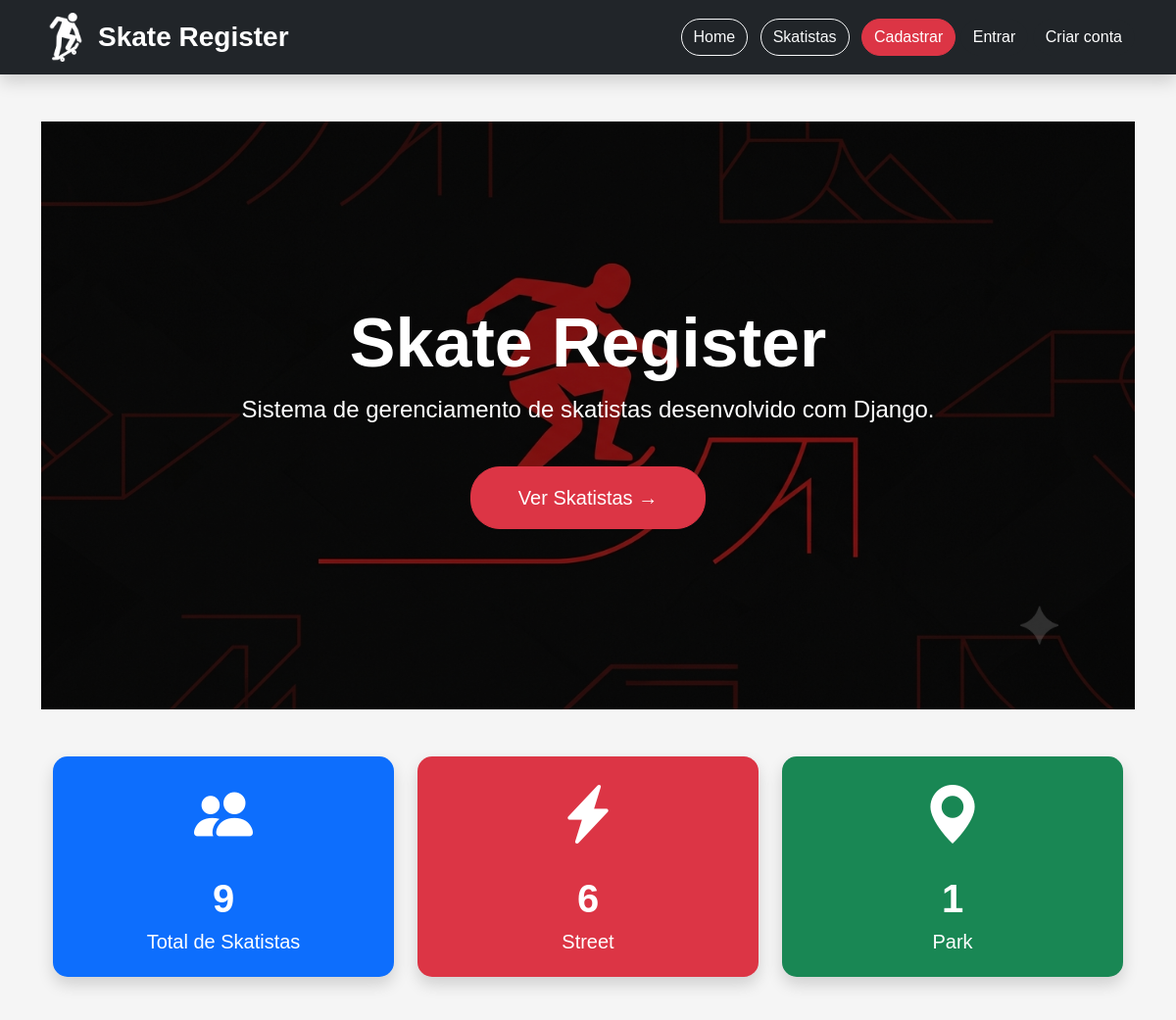
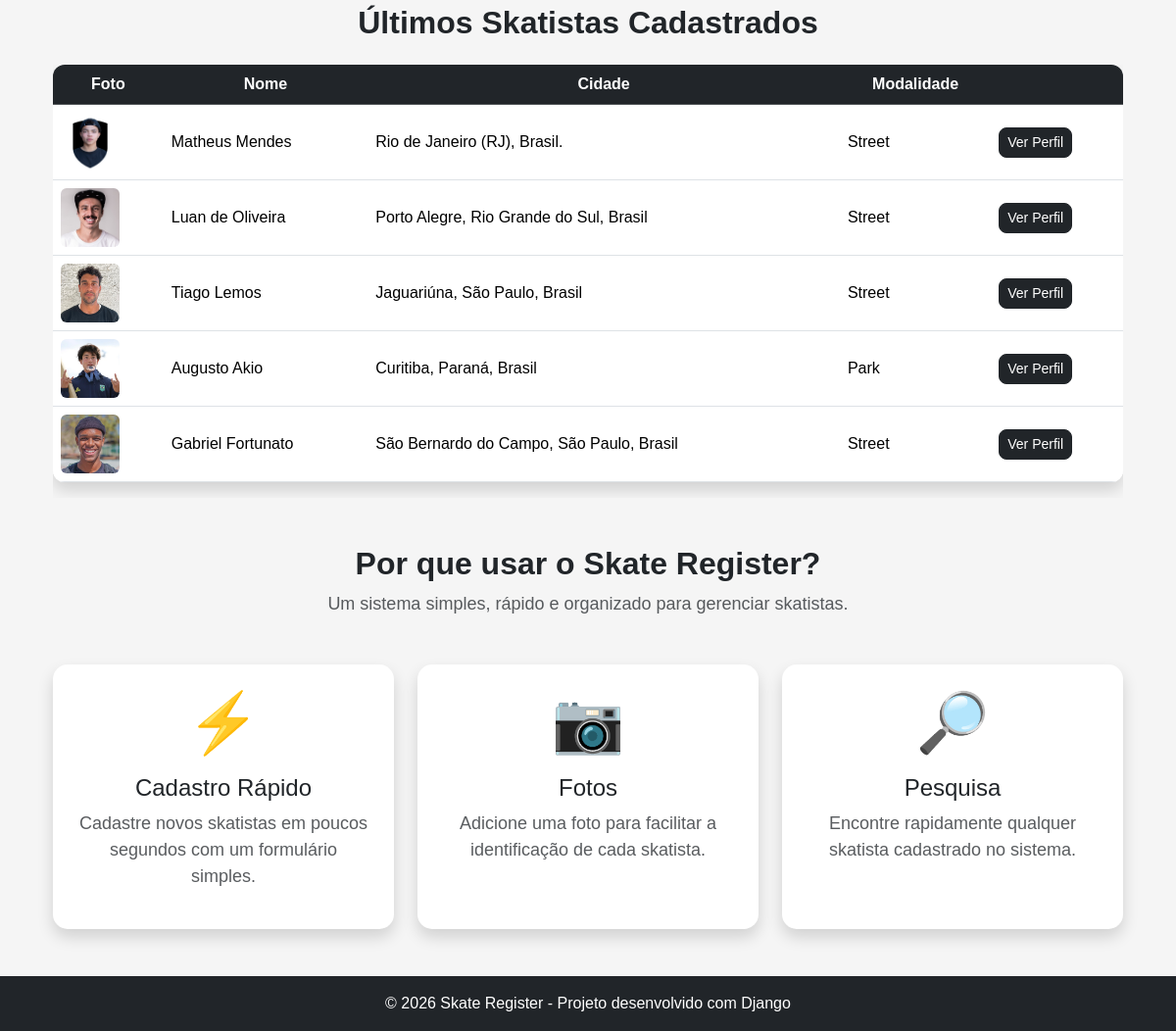
The page / on the database its author committed (2 pictures, top to bottom).
### cadastro/models.py (models this page shows, shortened)
class Skatista(models.Model):
    nome = models.CharField(max_length=100)
    idade = models.PositiveIntegerField()
    cidade = models.CharField(max_length=100)
    MODALIDADES = [
        ('Street', 'Street'),
        ('Park', 'Park'),
        ('Vert', 'Vert'),
        ('Bowl', 'Bowl'),
    ]
    modalidade = models.CharField(max_length=20, choices=MODALIDADES)
    NIVEIS = [
        ('Iniciante' , 'Iniciante'),
        ('Intermediário' , 'Intermediário'),
        ('Avançado' , 'Avançado'),
    ]
    nivel = models.CharField(max_length=20, choices=NIVEIS)
    foto = models.ImageField(upload_to='fotos/', blank=True, null=True)

### cadastro/views.py (the view)
# urls.py: path('', views.home, name='home'),
def home(request):
    total = Skatista.objects.count()
    street = Skatista.objects.filter(modalidade="Street").count()
    park = Skatista.objects.filter(modalidade="Park").count()
    ultimos = Skatista.objects.order_by("-id")[:5]
    return render(
        request,
        "cadastro/home.html",
        {
            "total": total,
            "street": street,
            "park": park,
            "ultimos": ultimos,
        },
    )

### cadastro/templates/cadastro/home.html
{% extends 'cadastro/base.html' %}
{% block content %}
<div class="hero">
    <div class="conteudo">
        <h1>Skate Register</h1>
        <p>
            Sistema de gerenciamento de skatistas desenvolvido com Django.
        </p>
        <a href="{% url 'lista_skatistas' %}"
            class="btn btn-danger btn-lg px-5 py-3 mt-4">
            Ver Skatistas →
        </a>
    </div>
</div>
<div class="container mt-5">
    <div class="row g-4">
        <div class="col-md-4">
            <div class="card text-white bg-primary shadow h-100">
                <div class="card-body text-center">
                    <i class="bi bi-people-fill card-icon"></i>
                    <h2>{{ total }}</h2>
                    <h5>Total de Skatistas</h5>
                </div>
            </div>
        </div>
        <div class="col-md-4">
            <div class="card text-white bg-danger shadow h-100">
                <div class="card-body text-center">
                    <i class="bi bi-lightning-charge-fill card-icon"></i>
                    <h2>{{ street }}</h2>
                    <h5>Street</h5>
                </div>
            </div>
        </div>
        <div class="col-md-4">
            <div class="card text-white bg-success shadow h-100">
                <div class="card-body text-center">
                    <i class="bi bi-geo-alt-fill card-icon"></i>
                    <h2>{{ park }}</h2>
                    <h5>Park</h5>
                </div>
            </div>
        </div>
    </div>
</div>
<div class="container mt-5">
    <h2 class="mb-4 text-center">
        Últimos Skatistas Cadastrados
    </h2>
    <div class="table-responsive">
        <table class="table table-hover shadow">
            <thead class="table-dark">
                <tr>
                    <th>Foto</th>
                    <th>Nome</th>
                    <th>Cidade</th>
                    <th>Modalidade</th>
                    <th></th>
                </tr>
            </thead>
            <tbody>
                {% for skatista in ultimos %}
                <tr>
                    <td>
                        {% if skatista.foto %}
                            <img src="{{ skatista.foto.url }}"
                                 width="60"
                                 class="rounded">
                        {% else %}
                            Sem foto
                        {% endif %}
                    </td>
                    <td>{{ skatista.nome }}</td>
                    <td>{{ skatista.cidade }}</td>
                    <td>{{ skatista.modalidade }}</td>
                    <td>
                        <a href="{% url 'detalhe_skatista' skatista.id %}"
                           class="btn btn-dark btn-sm">
                            Ver Perfil
                        </a>
                    </td>
                </tr>
                {% empty %}
                <tr>
                    <td colspan="5" class="text-center">
                        Nenhum skatista cadastrado.
                    </td>
                </tr>
                {% endfor %}
            </tbody>
        </table>
    </div>
</div>
<section class="container my-5">
    <div class="text-center mb-5">
        <h2>Por que usar o Skate Register?</h2>
        <p class="text-muted">
            Um sistema simples, rápido e organizado para gerenciar skatistas.
        </p>
    </div>
    <div class="row g-4">
        <div class="col-md-4">
            <div class="card h-100 shadow text-center p-4">
                <div class="display-3 mb-3">⚡</div>
                <h4>Cadastro Rápido</h4>
                <p class="text-muted">
                    Cadastre novos skatistas em poucos segundos com um formulário simples.
                </p>
            </div>
        </div>
        <div class="col-md-4">
            <div class="card h-100 shadow text-center p-4">
                <div class="display-3 mb-3">📷</div>
                <h4>Fotos</h4>
                <p class="text-muted">
                    Adicione uma foto para facilitar a identificação de cada skatista.
                </p>
            </div>
        </div>
        <div class="col-md-4">
            <div class="card h-100 shadow text-center p-4">
                <div class="display-3 mb-3">🔎</div>
                <h4>Pesquisa</h4>
                <p class="text-muted">
                    Encontre rapidamente qualquer skatista cadastrado no sistema.
                </p>
            </div>
        </div>
    </div>
</section>
{% endblock %}

### cadastro/static/cadastro/css/style.css (style rules this page uses)
body { background:#f5f5f5; font-family:Arial, Helvetica, sans-serif; }
.hero { height: 600px; background-image: url("../imagens/hero.jpg"); background-size: cover; background-position: center; background-repeat: no-repeat; display: flex; justify-content: center; align-items: center; text-align: center; position: relative; }
.hero::before { content: ""; position: absolute; inset: 0; background: rgba(0,0,0,.45); }
.hero div { position:relative; z-index:2; }
.hero h1 { color:white; font-size:70px; font-weight:bold; }
.hero p { color:white; font-size:24px; }
.hero .conteudo { position: relative; z-index: 2; }
.hero .btn { padding: 14px 35px; font-size: 20px; border-radius: 30px; transition: .3s; }
.card { border:none; border-radius:15px; transition:.3s; }
.card { transition: all .3s ease; }
.display-3 { font-size:60px; }
table { background:white; }
thead { text-align:center; }
tbody td { vertical-align:middle; }
img { border-radius:10px; }
.table { border-radius:12px; overflow:hidden; }
.table img { width:60px; height:60px; object-fit:cover; border-radius:50%; }
.btn { border-radius:8px; }
h1 { font-weight:bold; }
.card { overflow:hidden; }
.card h2 { font-size:40px; font-weight:bold; }
.card p { font-size:18px; }
.card-icon { font-size:60px; margin-bottom:15px; display:block; }
h2 { font-weight:700; }
.text-muted { font-size:18px; }

### rows shown on the page
Skatista: foto (picture), nome "Matheus Mendes", cidade "Rio de Janeiro (RJ), Brasil.", modalidade "Street"
Skatista: foto (picture), nome "Luan de Oliveira", cidade "Porto Alegre, Rio Grande do Sul, Brasil", modalidade "Street"
Skatista: foto (picture), nome "Tiago Lemos", cidade "Jaguariúna, São Paulo, Brasil", modalidade "Street"
Skatista: foto (picture), nome "Augusto Akio", cidade "Curitiba, Paraná, Brasil", modalidade "Park"
Skatista: foto (picture), nome "Gabriel Fortunato", cidade "São Bernardo do Campo, São Paulo, Brasil", modalidade "Street"

### other values the page prints
{{ total }} "9"
{{ street }} "6"
{{ park }} "1"
